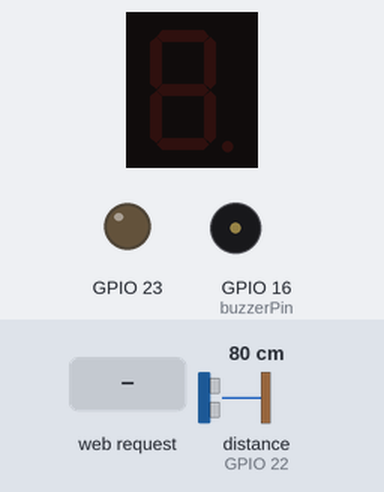
A sketch run on a simulated ESP32. Shown: 1-digit seven-segment display, output pins drawn as LEDs (lit = HIGH), buzzer (waves = sounding, pin HIGH). Wiring (inferred from the names in the program): 1-digit 7-segment display, segments lit when HIGH: segments GPIO 17, GPIO 26, GPIO 27, GPIO 18, GPIO 19, GPIO 33, GPIO 32. The test bench sets the inputs (shaded band); at power-on: distance to the obstacle (sensor on GPIO 22) 80 cm. The echo pulse lasts 58.3 µs per cm; WiFi joins after 1.5 s; servers stay silent unless stated; the segment pins are drawn as the display they are named for; pins used as bus, display or sensor lines are not drawn; what the sketch prints to the serial monitor is not drawn.

Above: at 3.2 s.
3.3 s: HTTP request GET /numeroTurnos?numero=1 received
At 4.4 s:
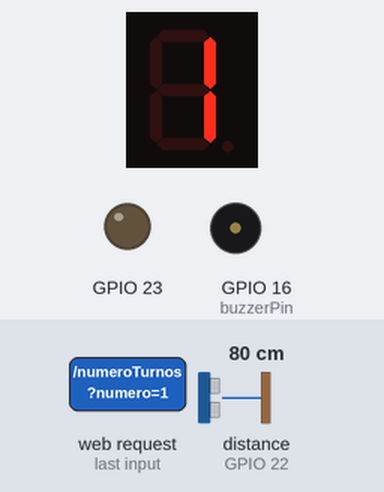
4.8 s: HTTP request GET /numeroTurnos?numero=0 received
At 5.5 s:
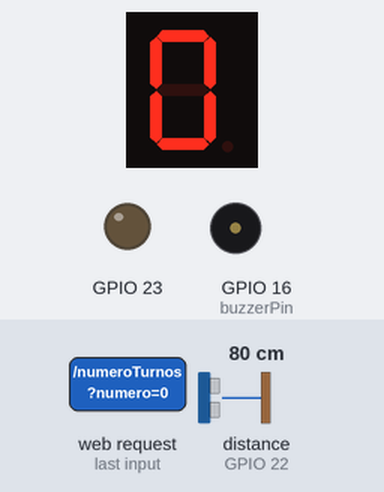
6.3 s: HTTP request GET /sensor received
Timing chart, 0 to 9.3 s (numbered marks = the images above; inputs shaded):
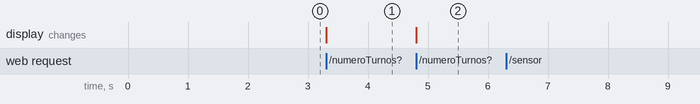

Measured:
- after the input at 3.3 s, the display: changes at once (image 1)
- after the input at 4.8 s, the display: changes at once (image 2)

The sketch:

ProyectoFirm.ino
```cpp
#include <WiFi.h>
#include <AsyncTCP.h>
#include <ESPAsyncWebServer.h>

const char* ssid = "Emergencia";
const char* password = "hola12345";
const int buzzerPin = 16;
AsyncWebServer server(80);


//---------------[DISPLAY]---------------------------
// Definición de pines para los segmentos del display
const int a = 17;
const int b = 26;
const int c = 27;
const int d = 18;
const int e = 19;
const int f = 33;
const int g = 32;

// Tabla de segmentos para los dígitos del 0 al 9
const char tabla[11][8] = {
    {'1', '1', '1', '1', '1', '1', '0'},  // 0
    {'0', '1', '1', '0', '0', '0', '0'},  // 1
    {'1', '1', '0', '1', '1', '0', '1'},  // 2
    {'1', '1', '1', '1', '0', '0', '1'},  // 3
    {'0', '1', '1', '0', '0', '1', '1'},  // 4
    {'1', '0', '1', '1', '0', '1', '1'},  // 5
    {'1', '0', '1', '1', '1', '1', '1'},  // 6
    {'1', '1', '1', '0', '0', '0', '0'},  // 7
    {'1', '1', '1', '1', '1', '1', '1'},  // 8
    {'1', '1', '1', '1', '0', '1', '1'},  // 9

};


void setup() {

  Serial.begin(115200);

  //Pin Buzzer
  pinMode(buzzerPin,OUTPUT);

  //Pines Display
  pinMode(a, OUTPUT);
  pinMode(b, OUTPUT);
  pinMode(c, OUTPUT);
  pinMode(d, OUTPUT);
  pinMode(e, OUTPUT);
  pinMode(f, OUTPUT);
  pinMode(g, OUTPUT);

  //-----------[WIFI]------------------
  WiFi.begin(ssid, password);

  while (WiFi.status() != WL_CONNECTED) {
    delay(1000);
    Serial.println("Conectando a WiFi...");
  }

  Serial.println("Conectado a WiFi");
  Serial.print("Dirección IP: ");
  Serial.println(WiFi.localIP());

  //-----------[SERVIDOR]--------------------
  server.on("/", HTTP_GET, [](AsyncWebServerRequest *request){
    AsyncWebServerResponse *response = request->beginResponse(200, "text/plain", "¡Hola desde ESP32!");
    response->addHeader("Access-Control-Allow-Origin", "*");
    request->send(response);
  });

  server.on("/registroExitoso", HTTP_GET, [](AsyncWebServerRequest *request){
    encenderBuzzer();

    AsyncWebServerResponse *response = request->beginResponse(200, "text/plain", "distanciaStr");
    response->addHeader("Access-Control-Allow-Origin", "*");
    request->send(response);
  });

  server.on("/sensor", HTTP_GET, [](AsyncWebServerRequest *request){
    double distancia = calculardistancia();
    Serial.print(distancia);
    String distanciaStr = String(distancia);

    AsyncWebServerResponse *response = request->beginResponse(200, "text/plain", distanciaStr);
    response->addHeader("Access-Control-Allow-Origin", "*");
    request->send(response);
  });

    server.on("/numeroTurnos", HTTP_GET, [](AsyncWebServerRequest *request){
    if (request->hasParam("numero")) {
      String numero = request->getParam("numero")->value();
      int numeroEntero = numero.toInt();

      numeroTurnos(numeroEntero);
    }

    AsyncWebServerResponse *response = request->beginResponse(200, "text/plain", "Turnos actualizados");
    response->addHeader("Access-Control-Allow-Origin", "*");
    request->send(response);
  });

  server.begin();
}


//-----------------[BUZZER]--------------------
void encenderBuzzer(){
  digitalWrite(buzzerPin,HIGH);
  delay(1000);
  digitalWrite(buzzerPin,LOW);
  delay(1000);
}

//--------------[DISPLAY]-----------------
void numeroTurnos(int n){
    digitalWrite(a, tabla[n][0] == '1' ? HIGH : LOW);
    digitalWrite(b, tabla[n][1] == '1' ? HIGH : LOW);
    digitalWrite(c, tabla[n][2] == '1' ? HIGH : LOW);
    digitalWrite(d, tabla[n][3] == '1' ? HIGH : LOW);
    digitalWrite(e, tabla[n][4] == '1' ? HIGH : LOW);
    digitalWrite(f, tabla[n][5] == '1' ? HIGH : LOW);
    digitalWrite(g, tabla[n][6] == '1' ? HIGH : LOW);
}

//------------------SENSOR ULTRASONICO----------------------
long readUltrasonicDistance(int triggerPin, int echoPin){
  //Iniciamos el pin del emisor de reuido en salida
  pinMode(triggerPin, OUTPUT);
  //Apagamos el emisor de sonido
  digitalWrite(triggerPin, LOW);
  //Retrasamos la emision de sonido por 2 milesismas de segundo
  delayMicroseconds(2);
  // Comenzamos a emitir sonido
  digitalWrite(triggerPin, HIGH);
  //Retrasamos la emision de sonido por 2 milesismas de segundo
  delayMicroseconds(10);
  //Apagamos el emisor de sonido
  digitalWrite(triggerPin, LOW);
  //Comenzamos a escuchar el sonido
  pinMode(echoPin, INPUT);
  // Calculamos el tiempo que tardo en regresar el sonido
  return pulseIn(echoPin, HIGH);
}

double calculardistancia(){
  double distancia = 26-0.01723 * readUltrasonicDistance(23, 22);
  return distancia;
}

void loop(){

}
```
